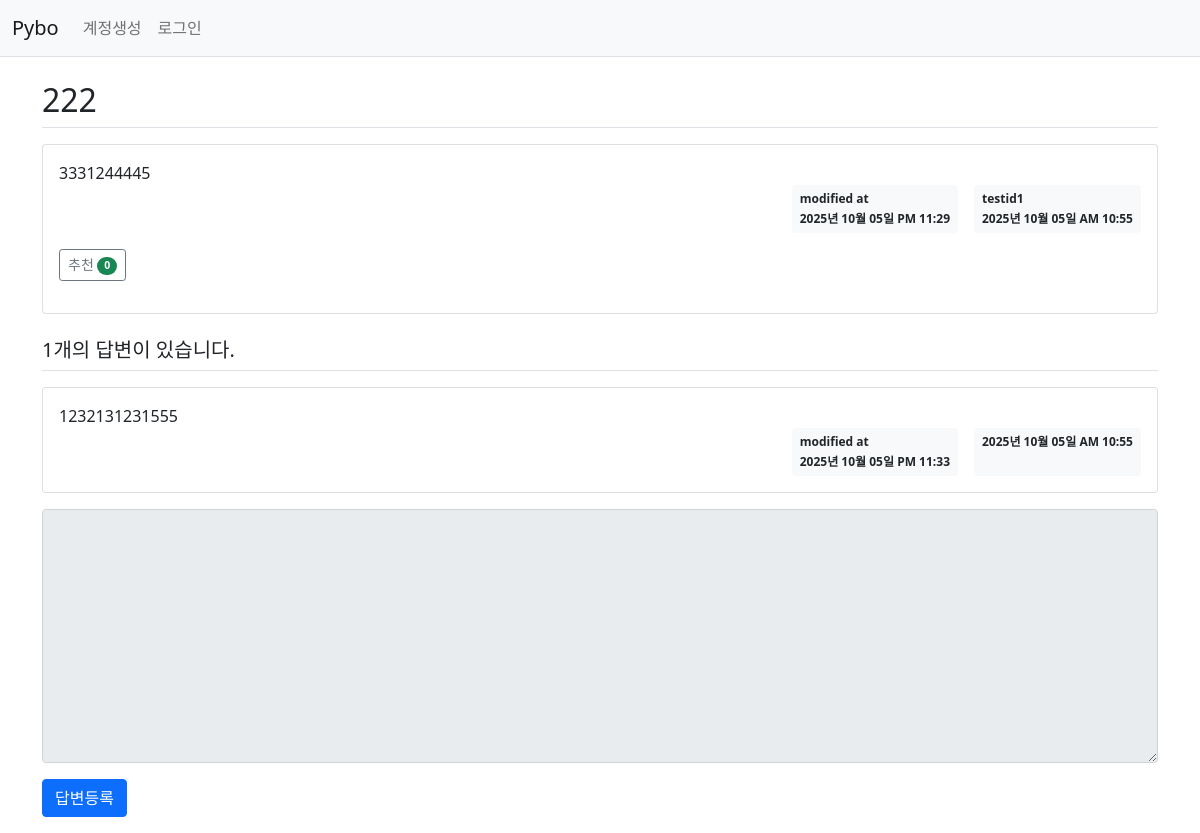
Page /question/detail/301/ on the committed database.
### pybo/models.py (models this page shows)
class Question(db.Model):
    id = db.Column(db.Integer, primary_key=True)
    subject = db.Column(db.String(200), nullable=False)
    content = db.Column(db.Text, nullable=False)
    create_date = db.Column(db.DateTime, nullable=False)
    user_id = db.Column(db.Integer, db.ForeignKey('user.id', ondelete='CASCADE'), nullable=False)
    user = db.relationship('User', backref=db.backref('question_set'))
    modify_date = db.Column(db.DateTime, nullable=True)
    voter = db.relationship('User', secondary=question_voter, backref=db.backref('question_voter_set'))

class User(db.Model) :
    id = db.Column(db.Integer, primary_key=True)
    username = db.Column(db.String(150), unique=True, nullable=False)
    password = db.Column(db.String(200), nullable=False)
    email = db.Column(db.String(120), unique=True, nullable=False)

class Answer(db.Model) :
    id = db.Column(db.Integer, primary_key=True)
    question_id = db.Column(db.Integer, db.ForeignKey('question.id', ondelete='CASCADE'))
    question = db.relationship('Question', backref=db.backref('answer_set'))
    content = db.Column(db.Text, nullable=False)
    create_date = db.Column(db.DateTime, nullable=False)
    user_id = db.Column(db.Integer, db.ForeignKey('user.id', ondelete='CASCADE'), nullable=False)
    user = db.relationship('User', backref=db.backref('answer_set'))
    modify_date = db.Column(db.DateTime, nullable=True)
    voter = db.relationship('User', secondary=answer_voter, backref=db.backref('answer_voter_set'))

### pybo/views/question_views.py (the view)
@bp.route('/detail/<int:question_id>/')
def detail(question_id):
    form = AnswerForm()
    question = Question.query.get_or_404(question_id)
    return render_template('question/question_detail.html', question=question, form=form)

### pybo/forms.py
class AnswerForm(FlaskForm):
    content = TextAreaField('내용', validators=[DataRequired('내용은 필수입력 항목입니다.')])

### pybo/filter.py (called while the page is built)
def format_datetime(value, fmt='%Y년 %m월 %d일 %p %I:%M'):
    return value.strftime(fmt)

### pybo/views/auth_views.py (called while the page is built)
@bp.before_app_request
def load_logged_in_user():
    user_id = session.get('user_id')
    if user_id is None:
        g.user = None
    else :
        g.user = User.query.get(user_id)

### pybo/templates/question/question_detail.html (shortened to what this page needs)
{% extends 'base.html' %}
{% block content %}
<div class="container my-3">
    <h2 class="border-bottom py-2">{{ question.subject }}</h2>
    <div class="card my-3">
        <div class="card-body">
            <div class="card-text" style="white-space: pre-line;">{{ question.content }}</div>
            <div class="d-flex justify-content-end">
                {% if question.modify_date %}
                <div class="badge bg-light text-dark p-2 text-start mx-3">
                    <div class="mb-2">modified at</div>
                    <div>{{question.modify_date|datetime}}</div>
                </div>
                {% endif %}
                <div class="badge bg-light text-dark p-2 text-start">
                    <div class="mb-2">{{question.user.username}}</div>
                    <div>{{ question.create_date |datetime }}</div>
                </div>
            </div>
            <div class="my-3">
                <a href="javascript:void(0)" data-uri="{{ url_for('question.vote', question_id=question.id) }}"
                   class="recommend btn btn-sm btn-outline-secondary"> 추천
                    <span class="badge rounded-pill bg-success">{{ question.voter|length }}</span>
                </a>
            </div>
        </div>
    </div>
    <h5 class="border-bottom my-3 py-2">{{ question.answer_set|length }}개의 답변이 있습니다.</h5>
    {% for answer in question.answer_set %}
    <div class="card my-3">
        <div class="card-body">
            <div class="card-text" style="white-space: pre-line;">{{ answer.content }}</div>
            <div class="d-flex justify-content-end">
                {% if answer.modify_date %}
                <div class="badge bg-light text-dark p-2 text-start mx-3">
                    <div class="mb-2">modified at</div>
                    <div>{{answer.modify_date|datetime}}</div>
                </div>
                {% endif %}
                <div class="badge bg-light text-dark p-2">
                    {{ answer.create_date |datetime }}
                </div>
            </div>
        </div>
    </div>
    {% endfor %}
    <form action="{{ url_for('answer.create', question_id=question.id) }}" method="post" class="my-3">
        <div class="mb-3">
            <textarea {% if not g.user %}disabled{% endif %}
                      name="content" id="content" class="form-control" rows="10"></textarea>
        </div>
        <input type="submit" value="답변등록" class="btn btn-primary">
    </form>
</div>
{% endblock %}

### rows in the picture
Question: subject "222", content "3331244445", modify_date "2025년 10월 05일 PM 11:29", create_date "2025년 10월 05일 AM 10:55"
User: user.username "testid1"
Answer: content "1232131231555", modify_date "2025년 10월 05일 PM 11:33", create_date "2025년 10월 05일 AM 10:55"

### other values in the picture
{{ question.voter|length }} "0"
{{ question.answer_set|length }} "1"
